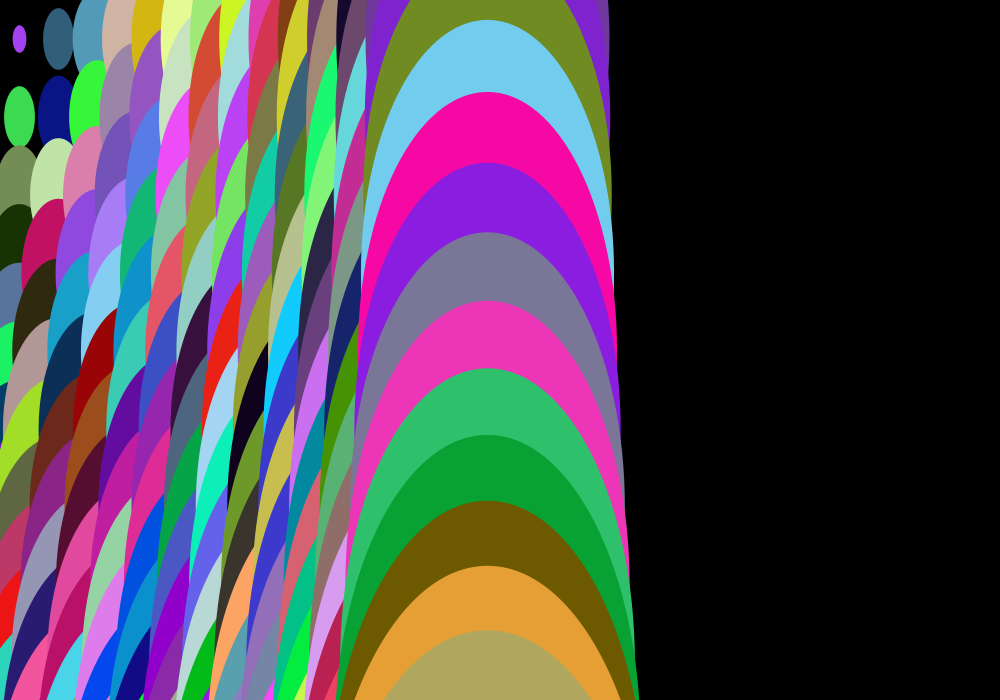
Frame 1 (no input)
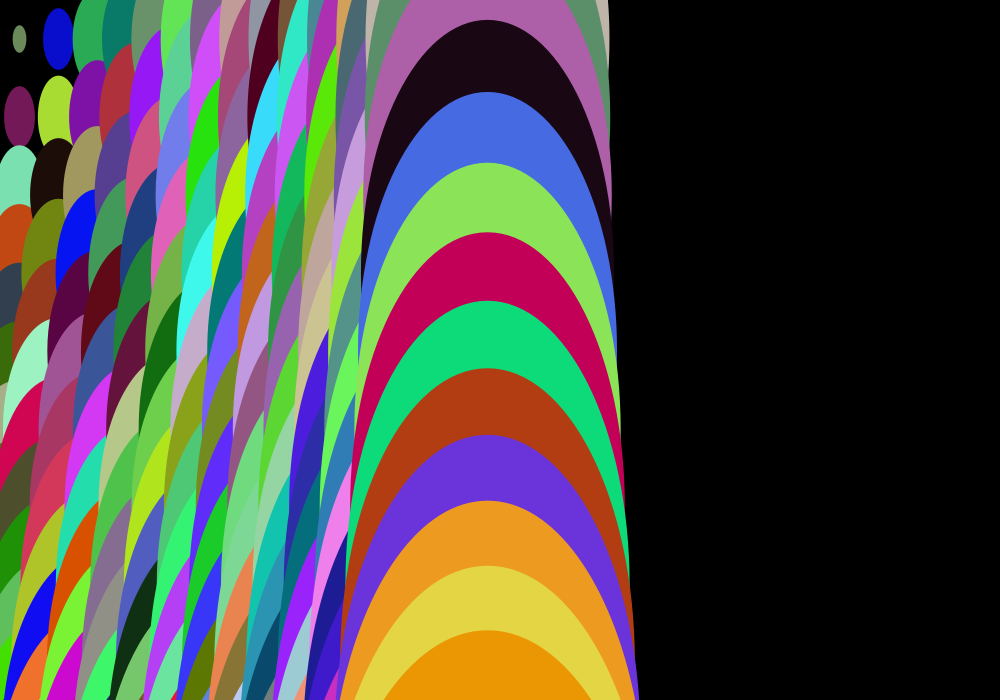
Frame 60 (the mouse pressed at the canvas centre just before this capture)
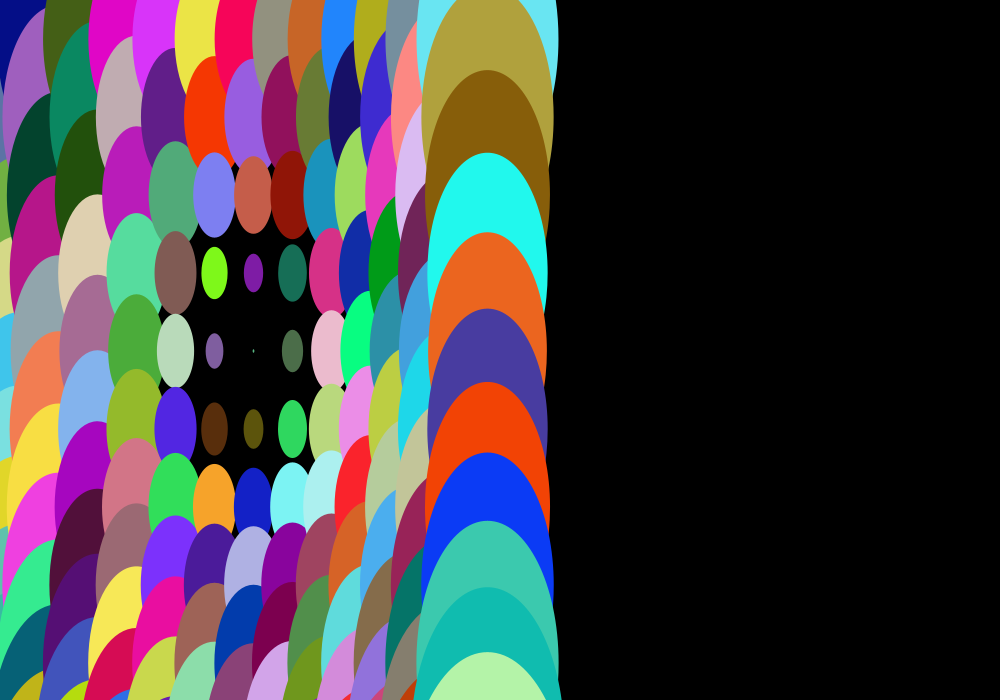
Frame 120 (the mouse held since frame 60 and released just before this capture)

The Processing sketch that drew these frames (run headless with seeded random() and noise(); from frame 60 on, the mouse is pressed at the canvas centre):

// Processing sketch: processing_156632
// ── processing_156632.pde

int fillColor;
float circleX;
float circleY;
float diameter;
int circleSpacing=78;

void setup(){
  size(1000,700);
}

void draw(){
  background(0);
  for (int i=0; i<13; i++) {
    for (int j=0; j<13; j++) {
      setCircleCoordinates(i, j);
      setFillRelativeToMouse();
      setDiameterRelativeToMouse();
      drawOneCircle();
    }
  }
}

void setCircleCoordinates(int x, int y) {
  circleX =(.5*circleSpacing)+(x*circleSpacing);
  circleY=(.5*circleSpacing)+(y*circleSpacing);
}

void setFillRelativeToMouse() {
  fillColor = 156 - int(dist(mouseX, mouseY, circleX, circleY));
  if (fillColor<=63) {
    fillColor=90;
  }
 fill(random(255), random(255), random(255));noStroke();
}

void setDiameterRelativeToMouse(){
diameter=dist(mouseX/2,mouseY/2,circleX/2,circleY/2);
}

void drawOneCircle(){
  ellipse(circleX/2,circleY,diameter/2,diameter);
}
